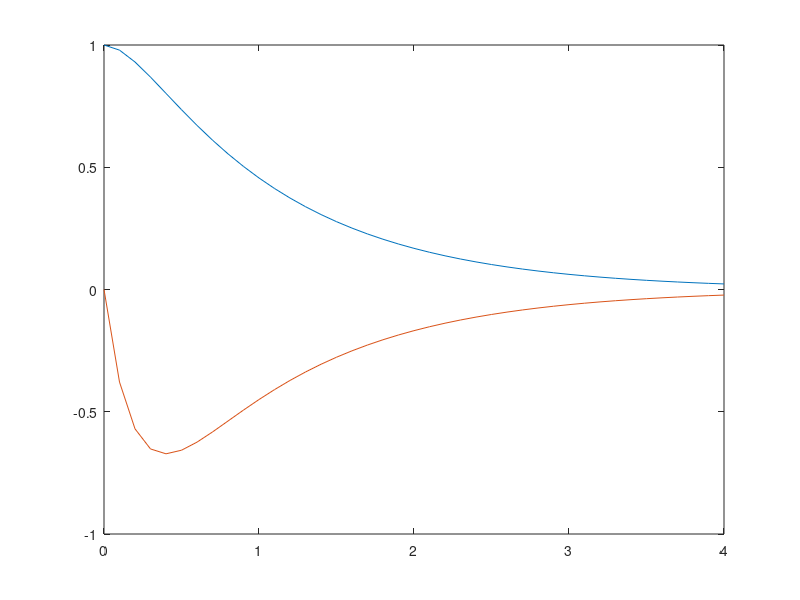

Source code (MATLAB):
pkg load control

A = [0 1; -5 -6];
B = [0; 1];
Q = [1 0; 0 1];
R = 1;
[K, P] = lqr(A, B, Q, R);

x0 = [1; 0]
t = 0: 0.1: 4
i = 0
for n = t
i = i + 1
x = expm((A - B*K) * n) * x0
x1(i) = x(1)
x2(i) = x(2)
endfor
plot(t, x1, t, x2)